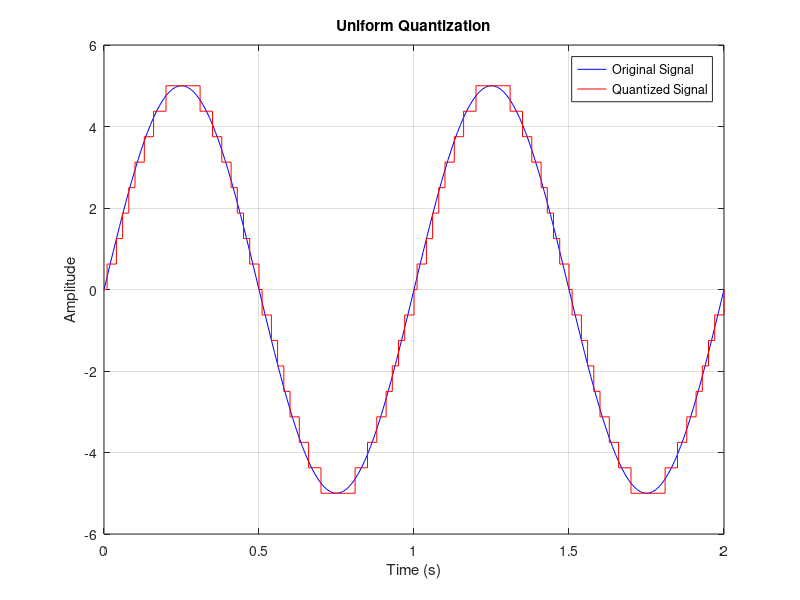

Write MATLAB code to recreate this figure.
t = 0:0.01:2;
x = 5*sin(2*pi*1*t);

bits = 4;
L = 2^bits;

vmax = max(x);
vmin = min(x);

delta = (vmax - vmin)/L;

quantized = round((x - vmin)/delta)*delta + vmin;

plot(t, x, 'b')
hold on
stairs(t, quantized, 'r')

title('Uniform Quantization')
xlabel('Time (s)')
ylabel('Amplitude')
legend('Original Signal', 'Quantized Signal')
grid on
